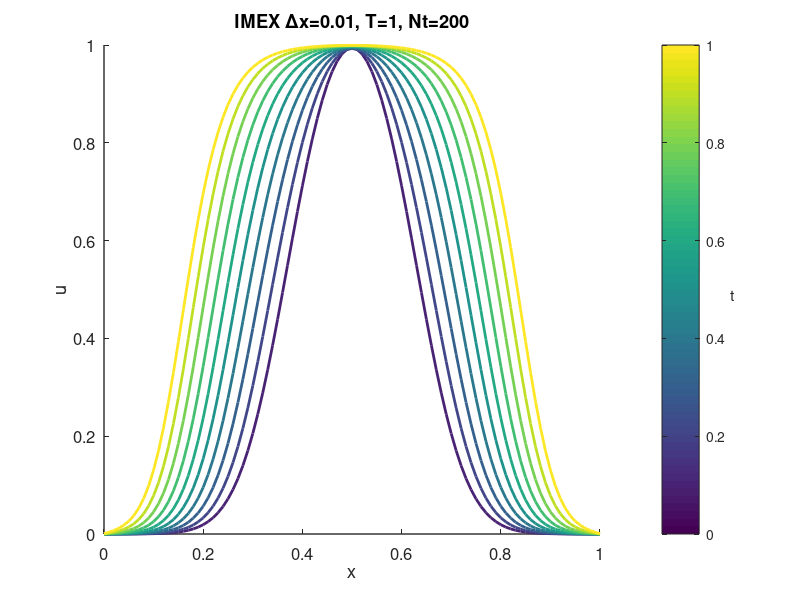
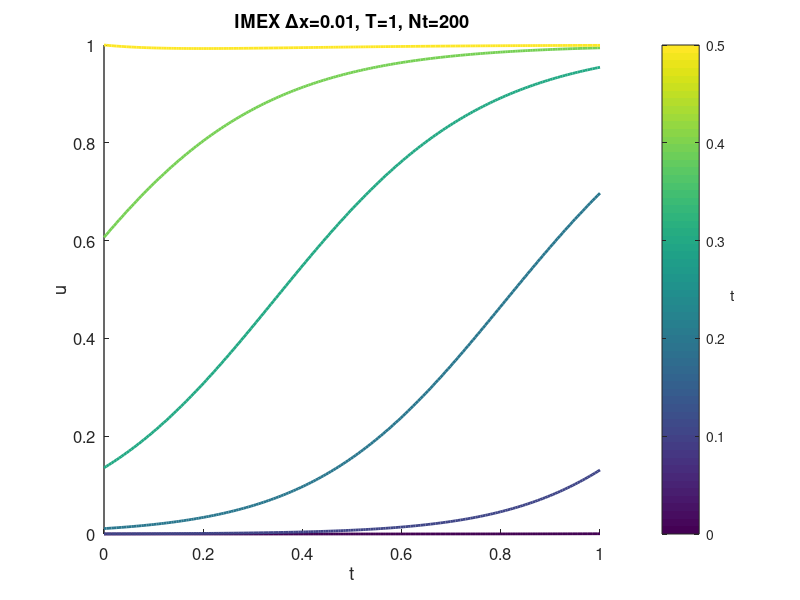
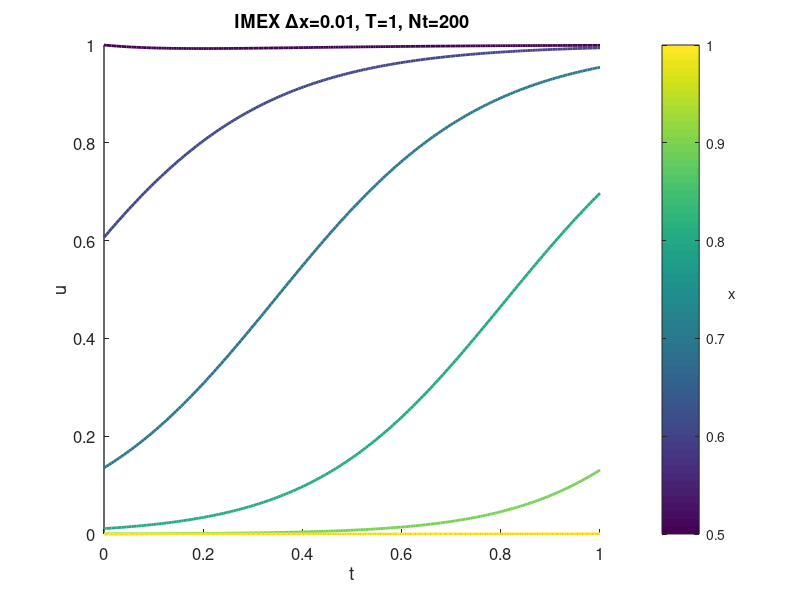

MATLAB code for these plots, in order:

% -------------- FUNCTIONS --------------

    % Defining g(u, delta_t, gamma) function to be called in the recursive relation
    1;

    function g_vec=g_funct(u, delta_t, gamma_val)

        g_vec = u + delta_t * gamma_val*(u.*(1-u));

    endfunction

% -------------- MAIN CODE --------------

    % Defining parameters of the simulation: tmax = maximum time, delta_x = space step-size
    % d_val = diffusion coefficient, gamma_val = reaction coefficient

    t_max = 1;
    delta_x = 0.01;
    d_val = 0.001;
    gamma_val = 5;

    % Find number of steps in space N and create vector x with values in space in [0,1]

    N = 1 + 1/delta_x
    x = linspace(0,1,N);

    % Define matrix D (=D2) that computes second order time deivative with PBC

    a = -2;
    b = 1;
    c = 1;
    D = diag(a*ones(1,N)) + diag(b*ones(1,N-1),1) + diag(c*ones(1,N-1),-1);
    D(1,:)=0;
    D(N,:)=0;

    D = D/(delta_x^2);

    % Impose initial condition

    u_initial = zeros(N,1);

    for i=1:N
        u_initial(i) = exp(-50*(x(i)-1/2)^2);
    end

    % Fix number of time-steps t_interval and compute vector t with values of time in [0,t_max]

    t_interval = 200;
    t = linspace(0,t_max,t_interval);
    delta_t = t_max/(t_interval-1);

    % Implement recursive relation in time to find the solution u_approx

    u_approx=zeros(N,size(t)(2));

        u_approx(:,1) = u_initial;

        for j=1:(size(t)(2)-1)

            A = eye(N) - d_val*delta_t*D;

            u_approx(:,j+1) = A\g_funct(u_approx(:,j), delta_t, gamma_val);

        end


% -------------- PLOTS --------------

    % Plot for a bunch of different times with colour map

    listoftimes = [];

    time_intervals = 10;

    delta_tint = floor(t_interval/time_intervals)

    listoftimes(1) = delta_tint;

    for i=2:time_intervals;
        listoftimes(i) = listoftimes(i-1) + delta_tint;
    end

    clf
    hold on 

        cmap=colormap();
    for ti=1:size(listoftimes)(2)
        tau=listoftimes(ti)
        colour_i=round(1+(tau*63/(t_interval)));
        plot(x, u_approx(:,tau),'Color', color=cmap(colour_i,:),'linewidth',2)
        axis([0 1 0 1])
    end

    xlabel('x');
    ylabel('u');
    h=get(gcf, "currentaxes");
    set(h, "fontsize", 12, "linewidth", 1);
    cbar=colorbar();
    caxis([0,t_max]);
    ylabel(cbar,'t','Rotation',0);
    title(sprintf('IMEX \\Deltax=%d, T=%d, Nt=%d', delta_x, t_max, t_interval));
    filename=sprintf('Ex42multit_Nt=%d.png',t_interval);
    print(1,filename, '-dpng','-S600,400')

    % Plot for a bunch of different space points with colour map

    clf
    hold on 

    cmap=colormap();
    listofspace=1
    for xi=1:6

        colour_i=round((listofspace*63/(N/2)))
        plot(t, u_approx(listofspace,:),'Color', color=cmap(colour_i,:),'linewidth',2)

        axis([0 1 0 1])

        listofspace = listofspace + (N-1)/10
    end

    xlabel('t');
    ylabel('u');
    h=get(gcf, "currentaxes");
    set(h, "fontsize", 12, "linewidth", 1);
    cbar=colorbar();
    caxis([0,0.5]);
    ylabel(cbar,'t','Rotation',0);
    title(sprintf('IMEX \\Deltax=%d, T=%d, Nt=%d', delta_x, t_max, t_interval));
    filename=sprintf('Ex42multix_Nt=%d_first1.png',t_interval);
    print(1,filename, '-dpng','-S600,400')


    clf
    hold on 

    cmap=colormap();

    listofspace = 51

    for xi=1:6

        colour_i=round(((listofspace-50)*63/(N/2)))
        plot(t, u_approx(listofspace,:),'Color', color=cmap(colour_i,:),'linewidth',2)

        axis([0 1 0 1])

        listofspace = listofspace + (N-1)/10
    end

    xlabel('t');
    ylabel('u');
    h=get(gcf, "currentaxes");
    set(h, "fontsize", 12, "linewidth", 1);
    cbar=colorbar();
    caxis([0.5,1]);
    ylabel(cbar,'x','Rotation',0);
    title(sprintf('IMEX \\Deltax=%d, T=%d, Nt=%d', delta_x, t_max, t_interval));
    filename=sprintf('Ex42multix_Nt=%d_second.png',t_interval);
    print(1,filename, '-dpng','-S600,400')






